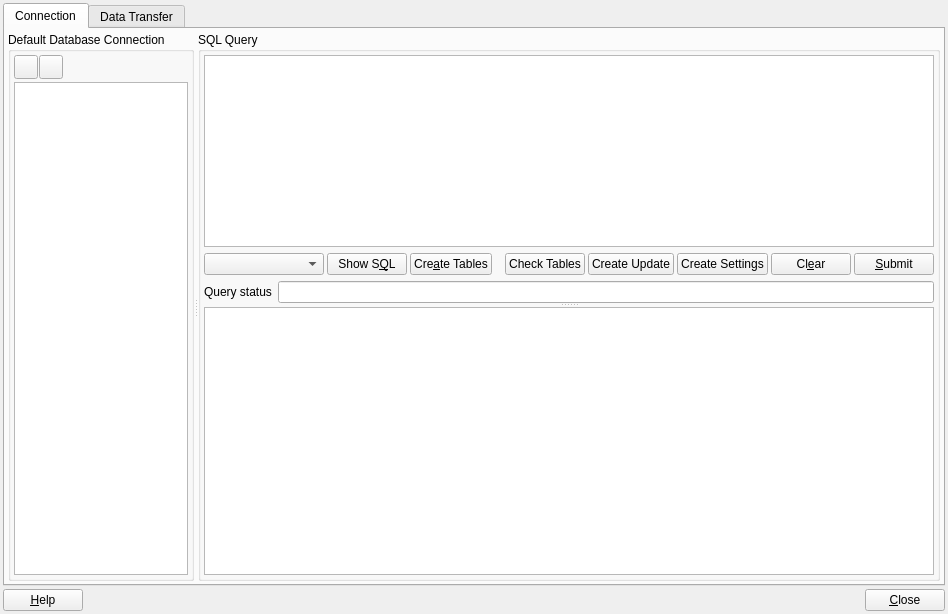
<?xml version="1.0" encoding="UTF-8"?>
<ui version="4.0">
 <class>DB_BrowserDialog</class>
 <widget class="QWidget" name="DB_BrowserDialog">
  <property name="geometry">
   <rect>
    <x>0</x>
    <y>0</y>
    <width>889</width>
    <height>614</height>
   </rect>
  </property>
  <property name="windowTitle">
   <string>Database Browser</string>
  </property>
  <property name="windowIcon">
   <iconset resource="db.qrc">
    <normaloff>:/images/biluna16.png</normaloff>:/images/biluna16.png</iconset>
  </property>
  <layout class="QGridLayout" name="gridLayout_6">
   <property name="leftMargin">
    <number>3</number>
   </property>
   <property name="topMargin">
    <number>3</number>
   </property>
   <property name="rightMargin">
    <number>3</number>
   </property>
   <property name="bottomMargin">
    <number>3</number>
   </property>
   <property name="verticalSpacing">
    <number>3</number>
   </property>
   <item row="1" column="0">
    <layout class="QHBoxLayout">
     <property name="spacing">
      <number>6</number>
     </property>
     <property name="leftMargin">
      <number>0</number>
     </property>
     <property name="topMargin">
      <number>0</number>
     </property>
     <property name="rightMargin">
      <number>0</number>
     </property>
     <property name="bottomMargin">
      <number>0</number>
     </property>
     <item>
      <widget class="QPushButton" name="pbHelp">
       <property name="text">
        <string>&amp;Help</string>
       </property>
      </widget>
     </item>
     <item>
      <spacer>
       <property name="orientation">
        <enum>Qt::Horizontal</enum>
       </property>
       <property name="sizeHint" stdset="0">
        <size>
         <width>251</width>
         <height>20</height>
        </size>
       </property>
      </spacer>
     </item>
     <item>
      <widget class="QPushButton" name="pbClose">
       <property name="text">
        <string>&amp;Close</string>
       </property>
      </widget>
     </item>
    </layout>
   </item>
   <item row="0" column="0">
    <widget class="QTabWidget" name="tabWidget">
     <property name="tabShape">
      <enum>QTabWidget::Rounded</enum>
     </property>
     <property name="currentIndex">
      <number>0</number>
     </property>
     <widget class="QWidget" name="tab">
      <attribute name="title">
       <string>Connection</string>
      </attribute>
      <layout class="QGridLayout" name="gridLayout_7">
       <property name="leftMargin">
        <number>3</number>
       </property>
       <property name="topMargin">
        <number>3</number>
       </property>
       <property name="rightMargin">
        <number>3</number>
       </property>
       <property name="bottomMargin">
        <number>3</number>
       </property>
       <property name="spacing">
        <number>3</number>
       </property>
       <item row="0" column="0">
        <widget class="QSplitter" name="splitterHorizontal">
         <property name="orientation">
          <enum>Qt::Horizontal</enum>
         </property>
         <widget class="QGroupBox" name="gbDefault">
          <property name="sizePolicy">
           <sizepolicy hsizetype="Preferred" vsizetype="Expanding">
            <horstretch>0</horstretch>
            <verstretch>0</verstretch>
           </sizepolicy>
          </property>
          <property name="title">
           <string>Default Database Connection</string>
          </property>
          <property name="checkable">
           <bool>false</bool>
          </property>
          <property name="checked">
           <bool>false</bool>
          </property>
          <layout class="QGridLayout" name="gridLayout">
           <property name="leftMargin">
            <number>3</number>
           </property>
           <property name="topMargin">
            <number>3</number>
           </property>
           <property name="rightMargin">
            <number>3</number>
           </property>
           <property name="bottomMargin">
            <number>3</number>
           </property>
           <property name="horizontalSpacing">
            <number>1</number>
           </property>
           <property name="verticalSpacing">
            <number>3</number>
           </property>
           <item row="3" column="0" colspan="3">
            <widget class="DB_ConnectionWidget" name="connectionWidget">
             <property name="sizePolicy">
              <sizepolicy hsizetype="Ignored" vsizetype="Expanding">
               <horstretch>1</horstretch>
               <verstretch>0</verstretch>
              </sizepolicy>
             </property>
            </widget>
           </item>
           <item row="0" column="2">
            <spacer name="horizontalSpacer_2">
             <property name="orientation">
              <enum>Qt::Horizontal</enum>
             </property>
             <property name="sizeHint" stdset="0">
              <size>
               <width>9</width>
               <height>20</height>
              </size>
             </property>
            </spacer>
           </item>
           <item row="0" column="0">
            <widget class="QToolButton" name="pbAdd">
             <property name="sizePolicy">
              <sizepolicy hsizetype="Fixed" vsizetype="Fixed">
               <horstretch>0</horstretch>
               <verstretch>0</verstretch>
              </sizepolicy>
             </property>
             <property name="minimumSize">
              <size>
               <width>24</width>
               <height>24</height>
              </size>
             </property>
             <property name="maximumSize">
              <size>
               <width>24</width>
               <height>24</height>
              </size>
             </property>
             <property name="sizeIncrement">
              <size>
               <width>0</width>
               <height>0</height>
              </size>
             </property>
             <property name="toolTip">
              <string>Add extra connection</string>
             </property>
             <property name="statusTip">
              <string/>
             </property>
             <property name="text">
              <string/>
             </property>
             <property name="icon">
              <iconset resource="db.qrc">
               <normaloff>:/images/icons/add.png</normaloff>:/images/icons/add.png</iconset>
             </property>
            </widget>
           </item>
           <item row="0" column="1">
            <widget class="QToolButton" name="pbRemove">
             <property name="sizePolicy">
              <sizepolicy hsizetype="Fixed" vsizetype="Fixed">
               <horstretch>0</horstretch>
               <verstretch>0</verstretch>
              </sizepolicy>
             </property>
             <property name="minimumSize">
              <size>
               <width>24</width>
               <height>24</height>
              </size>
             </property>
             <property name="maximumSize">
              <size>
               <width>24</width>
               <height>24</height>
              </size>
             </property>
             <property name="toolTip">
              <string>Remove extra connection</string>
             </property>
             <property name="text">
              <string/>
             </property>
             <property name="icon">
              <iconset resource="db.qrc">
               <normaloff>:/images/icons/delete.png</normaloff>:/images/icons/delete.png</iconset>
             </property>
            </widget>
           </item>
          </layout>
         </widget>
         <widget class="QGroupBox" name="gbSqlQuery">
          <property name="sizePolicy">
           <sizepolicy hsizetype="Preferred" vsizetype="Minimum">
            <horstretch>0</horstretch>
            <verstretch>1</verstretch>
           </sizepolicy>
          </property>
          <property name="minimumSize">
           <size>
            <width>0</width>
            <height>150</height>
           </size>
          </property>
          <property name="maximumSize">
           <size>
            <width>16777215</width>
            <height>16777215</height>
           </size>
          </property>
          <property name="baseSize">
           <size>
            <width>0</width>
            <height>150</height>
           </size>
          </property>
          <property name="title">
           <string>SQL Query</string>
          </property>
          <layout class="QGridLayout" name="gridLayout_2">
           <property name="leftMargin">
            <number>3</number>
           </property>
           <property name="topMargin">
            <number>3</number>
           </property>
           <property name="rightMargin">
            <number>3</number>
           </property>
           <property name="bottomMargin">
            <number>3</number>
           </property>
           <property name="spacing">
            <number>3</number>
           </property>
           <item row="0" column="0">
            <widget class="QSplitter" name="splitterVertical">
             <property name="orientation">
              <enum>Qt::Vertical</enum>
             </property>
             <widget class="QWidget" name="layoutWidget">
              <layout class="QVBoxLayout" name="verticalLayout">
               <item>
                <widget class="QPlainTextEdit" name="teSqlEdit">
                 <property name="sizePolicy">
                  <sizepolicy hsizetype="Expanding" vsizetype="Expanding">
                   <horstretch>0</horstretch>
                   <verstretch>1</verstretch>
                  </sizepolicy>
                 </property>
                 <property name="minimumSize">
                  <size>
                   <width>0</width>
                   <height>18</height>
                  </size>
                 </property>
                 <property name="baseSize">
                  <size>
                   <width>0</width>
                   <height>0</height>
                  </size>
                 </property>
                </widget>
               </item>
               <item>
                <layout class="QHBoxLayout">
                 <property name="spacing">
                  <number>3</number>
                 </property>
                 <property name="leftMargin">
                  <number>0</number>
                 </property>
                 <property name="topMargin">
                  <number>0</number>
                 </property>
                 <property name="rightMargin">
                  <number>0</number>
                 </property>
                 <property name="bottomMargin">
                  <number>0</number>
                 </property>
                 <item>
                  <widget class="QComboBox" name="cbTables">
                   <property name="sizePolicy">
                    <sizepolicy hsizetype="Fixed" vsizetype="MinimumExpanding">
                     <horstretch>0</horstretch>
                     <verstretch>0</verstretch>
                    </sizepolicy>
                   </property>
                   <property name="minimumSize">
                    <size>
                     <width>120</width>
                     <height>0</height>
                    </size>
                   </property>
                   <property name="baseSize">
                    <size>
                     <width>120</width>
                     <height>0</height>
                    </size>
                   </property>
                   <property name="toolTip">
                    <string>Select a loaded perspective</string>
                   </property>
                  </widget>
                 </item>
                 <item>
                  <widget class="QPushButton" name="pbShowSql">
                   <property name="toolTip">
                    <string>Show create tables SQL</string>
                   </property>
                   <property name="text">
                    <string>Show S&amp;QL</string>
                   </property>
                  </widget>
                 </item>
                 <item>
                  <widget class="QPushButton" name="pbCreateTables">
                   <property name="toolTip">
                    <string>Create tables SQL and execute</string>
                   </property>
                   <property name="text">
                    <string>Cre&amp;ate Tables</string>
                   </property>
                  </widget>
                 </item>
                 <item>
                  <spacer name="horizontalSpacer">
                   <property name="orientation">
                    <enum>Qt::Horizontal</enum>
                   </property>
                   <property name="sizeType">
                    <enum>QSizePolicy::Fixed</enum>
                   </property>
                   <property name="sizeHint" stdset="0">
                    <size>
                     <width>10</width>
                     <height>20</height>
                    </size>
                   </property>
                  </spacer>
                 </item>
                 <item>
                  <widget class="QPushButton" name="pbCheckTables">
                   <property name="toolTip">
                    <string>Check tables of selected perspective</string>
                   </property>
                   <property name="text">
                    <string>Check Tables</string>
                   </property>
                  </widget>
                 </item>
                 <item>
                  <widget class="QPushButton" name="pbUpdateTable">
                   <property name="toolTip">
                    <string>Create update table SQL</string>
                   </property>
                   <property name="text">
                    <string>Create Update</string>
                   </property>
                  </widget>
                 </item>
                 <item>
                  <widget class="QPushButton" name="pbSettings">
                   <property name="toolTip">
                    <string>Create settings SQL</string>
                   </property>
                   <property name="text">
                    <string>Create Settings</string>
                   </property>
                  </widget>
                 </item>
                 <item>
                  <spacer>
                   <property name="orientation">
                    <enum>Qt::Horizontal</enum>
                   </property>
                   <property name="sizeHint" stdset="0">
                    <size>
                     <width>40</width>
                     <height>20</height>
                    </size>
                   </property>
                  </spacer>
                 </item>
                 <item>
                  <widget class="QPushButton" name="pbClear">
                   <property name="toolTip">
                    <string>Clear SQL query text</string>
                   </property>
                   <property name="text">
                    <string>Cl&amp;ear</string>
                   </property>
                  </widget>
                 </item>
                 <item>
                  <widget class="QPushButton" name="pbSubmit">
                   <property name="toolTip">
                    <string>Submit SQL to database</string>
                   </property>
                   <property name="text">
                    <string>&amp;Submit</string>
                   </property>
                  </widget>
                 </item>
                </layout>
               </item>
               <item>
                <layout class="QHBoxLayout">
                 <property name="spacing">
                  <number>6</number>
                 </property>
                 <property name="leftMargin">
                  <number>0</number>
                 </property>
                 <property name="topMargin">
                  <number>0</number>
                 </property>
                 <property name="rightMargin">
                  <number>0</number>
                 </property>
                 <property name="bottomMargin">
                  <number>0</number>
                 </property>
                 <item>
                  <widget class="QLabel" name="lblStatus">
                   <property name="text">
                    <string>Query status</string>
                   </property>
                  </widget>
                 </item>
                 <item>
                  <widget class="QLineEdit" name="lineEditStatus"/>
                 </item>
                </layout>
               </item>
              </layout>
             </widget>
             <widget class="QTableView" name="tvDefault">
              <property name="sizePolicy">
               <sizepolicy hsizetype="Expanding" vsizetype="Expanding">
                <horstretch>2</horstretch>
                <verstretch>2</verstretch>
               </sizepolicy>
              </property>
              <property name="sizeIncrement">
               <size>
                <width>0</width>
                <height>1</height>
               </size>
              </property>
             </widget>
            </widget>
           </item>
          </layout>
         </widget>
        </widget>
       </item>
      </layout>
     </widget>
     <widget class="QWidget" name="tab_2">
      <attribute name="title">
       <string>Data Transfer</string>
      </attribute>
      <layout class="QGridLayout" name="gridLayout_5">
       <property name="leftMargin">
        <number>3</number>
       </property>
       <property name="topMargin">
        <number>6</number>
       </property>
       <property name="rightMargin">
        <number>3</number>
       </property>
       <property name="bottomMargin">
        <number>3</number>
       </property>
       <property name="spacing">
        <number>3</number>
       </property>
       <item row="0" column="0">
        <widget class="QSplitter" name="splitter_6">
         <property name="orientation">
          <enum>Qt::Vertical</enum>
         </property>
         <widget class="QSplitter" name="splitter_5">
          <property name="orientation">
           <enum>Qt::Vertical</enum>
          </property>
          <widget class="QSplitter" name="splitter_4">
           <property name="orientation">
            <enum>Qt::Horizontal</enum>
           </property>
           <widget class="QGroupBox" name="gbSource">
            <property name="title">
             <string>Source</string>
            </property>
            <property name="checkable">
             <bool>false</bool>
            </property>
            <property name="checked">
             <bool>false</bool>
            </property>
            <layout class="QGridLayout" name="gridLayout_4">
             <property name="leftMargin">
              <number>3</number>
             </property>
             <property name="topMargin">
              <number>3</number>
             </property>
             <property name="rightMargin">
              <number>3</number>
             </property>
             <property name="bottomMargin">
              <number>3</number>
             </property>
             <property name="spacing">
              <number>3</number>
             </property>
             <item row="0" column="0">
              <widget class="DB_ConnectionWidget" name="connectionWidgetSrc">
               <property name="sizePolicy">
                <sizepolicy hsizetype="Ignored" vsizetype="Expanding">
                 <horstretch>1</horstretch>
                 <verstretch>0</verstretch>
                </sizepolicy>
               </property>
               <property name="minimumSize">
                <size>
                 <width>150</width>
                 <height>0</height>
                </size>
               </property>
              </widget>
             </item>
            </layout>
           </widget>
           <widget class="QTableView" name="tvSource">
            <property name="sizePolicy">
             <sizepolicy hsizetype="Expanding" vsizetype="Expanding">
              <horstretch>2</horstretch>
              <verstretch>2</verstretch>
             </sizepolicy>
            </property>
            <property name="sizeIncrement">
             <size>
              <width>0</width>
              <height>1</height>
             </size>
            </property>
           </widget>
          </widget>
          <widget class="QSplitter" name="splitter_3">
           <property name="orientation">
            <enum>Qt::Horizontal</enum>
           </property>
           <widget class="QGroupBox" name="gbDestinationDatabase">
            <property name="sizePolicy">
             <sizepolicy hsizetype="Preferred" vsizetype="Preferred">
              <horstretch>0</horstretch>
              <verstretch>2</verstretch>
             </sizepolicy>
            </property>
            <property name="sizeIncrement">
             <size>
              <width>0</width>
              <height>1</height>
             </size>
            </property>
            <property name="title">
             <string>Destination</string>
            </property>
            <layout class="QGridLayout" name="gridLayout_3">
             <property name="leftMargin">
              <number>3</number>
             </property>
             <property name="topMargin">
              <number>3</number>
             </property>
             <property name="rightMargin">
              <number>3</number>
             </property>
             <property name="bottomMargin">
              <number>3</number>
             </property>
             <property name="spacing">
              <number>3</number>
             </property>
             <item row="0" column="0" colspan="2">
              <widget class="DB_ConnectionWidget" name="connectionWidgetDest">
               <property name="sizePolicy">
                <sizepolicy hsizetype="Ignored" vsizetype="Expanding">
                 <horstretch>1</horstretch>
                 <verstretch>0</verstretch>
                </sizepolicy>
               </property>
               <property name="minimumSize">
                <size>
                 <width>150</width>
                 <height>0</height>
                </size>
               </property>
              </widget>
             </item>
            </layout>
           </widget>
           <widget class="QTableView" name="tvDestination">
            <property name="sizePolicy">
             <sizepolicy hsizetype="Expanding" vsizetype="Expanding">
              <horstretch>2</horstretch>
              <verstretch>2</verstretch>
             </sizepolicy>
            </property>
            <property name="sizeIncrement">
             <size>
              <width>0</width>
              <height>1</height>
             </size>
            </property>
           </widget>
          </widget>
         </widget>
         <widget class="QGroupBox" name="gbTransferDataBaseData">
          <property name="sizePolicy">
           <sizepolicy hsizetype="MinimumExpanding" vsizetype="Expanding">
            <horstretch>0</horstretch>
            <verstretch>0</verstretch>
           </sizepolicy>
          </property>
          <property name="maximumSize">
           <size>
            <width>16777215</width>
            <height>16777215</height>
           </size>
          </property>
          <property name="title">
           <string>Transfer Database Data</string>
          </property>
          <layout class="QGridLayout" name="_2">
           <property name="leftMargin">
            <number>3</number>
           </property>
           <property name="topMargin">
            <number>3</number>
           </property>
           <property name="rightMargin">
            <number>3</number>
           </property>
           <property name="bottomMargin">
            <number>3</number>
           </property>
           <property name="spacing">
            <number>3</number>
           </property>
           <item row="0" column="0">
            <widget class="QLabel" name="lblSource">
             <property name="text">
              <string>Source</string>
             </property>
            </widget>
           </item>
           <item row="0" column="1">
            <widget class="QLabel" name="lblDestination">
             <property name="text">
              <string>Destination</string>
             </property>
            </widget>
           </item>
           <item row="1" column="0">
            <widget class="QListWidget" name="lwSource">
             <property name="sizePolicy">
              <sizepolicy hsizetype="MinimumExpanding" vsizetype="Expanding">
               <horstretch>0</horstretch>
               <verstretch>0</verstretch>
              </sizepolicy>
             </property>
             <property name="maximumSize">
              <size>
               <width>16777215</width>
               <height>16777215</height>
              </size>
             </property>
             <property name="baseSize">
              <size>
               <width>120</width>
               <height>110</height>
              </size>
             </property>
            </widget>
           </item>
           <item row="1" column="1">
            <widget class="QListWidget" name="lwDestination">
             <property name="sizePolicy">
              <sizepolicy hsizetype="MinimumExpanding" vsizetype="Expanding">
               <horstretch>0</horstretch>
               <verstretch>0</verstretch>
              </sizepolicy>
             </property>
             <property name="maximumSize">
              <size>
               <width>16777215</width>
               <height>16777215</height>
              </size>
             </property>
             <property name="baseSize">
              <size>
               <width>120</width>
               <height>110</height>
              </size>
             </property>
            </widget>
           </item>
           <item row="2" column="0" colspan="2">
            <layout class="QHBoxLayout" name="_3">
             <item>
              <spacer>
               <property name="orientation">
                <enum>Qt::Horizontal</enum>
               </property>
               <property name="sizeHint" stdset="0">
                <size>
                 <width>128</width>
                 <height>20</height>
                </size>
               </property>
              </spacer>
             </item>
             <item>
              <widget class="QPushButton" name="pbTransferData">
               <property name="text">
                <string>Transfer Data</string>
               </property>
              </widget>
             </item>
            </layout>
           </item>
          </layout>
         </widget>
        </widget>
       </item>
      </layout>
     </widget>
    </widget>
   </item>
  </layout>
 </widget>
 <customwidgets>
  <customwidget>
   <class>DB_ConnectionWidget</class>
   <extends>QTreeView</extends>
   <header>db_connectionwidget.h</header>
  </customwidget>
 </customwidgets>
 <tabstops>
  <tabstop>teSqlEdit</tabstop>
  <tabstop>pbClear</tabstop>
  <tabstop>pbSubmit</tabstop>
  <tabstop>tvDefault</tabstop>
 </tabstops>
 <resources>
  <include location="db.qrc"/>
 </resources>
 <connections/>
</ui>
